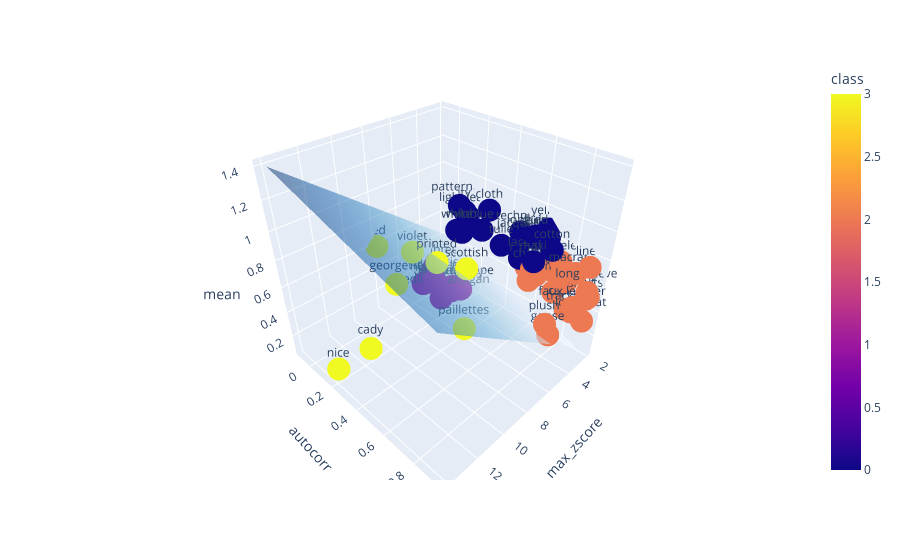

The notebook cell this image was saved under:
### Code cell
plot_svm_nth_separation_plane(features, svm_model, 0) # 0 to 5 planes

### Figure 1 — Plotly figure (JSON) as saved in the notebook; plotly's stock layout.template omitted (floating-point values rounded to 4 significant figures; data arrays with more than 128 entries replaced by an {"elided": "..."} marker saying what was removed)
{"data": [{"hovertemplate": "max_zscore=%{x}<br>autocorr=%{y}<br>mean=%{z}<br>topic=%{text}<br>class=%{marker.color}<extra></extra>", "legendgroup": "", "marker": {"color": [2, 2, 3, 2, 2, 2, 0, 2, 2, 2, 0, 1, 0, 0, 2, 0, 0, 3, 0, 3, 1, 0, 2, 2, 3, 3, 2, 2, 0, 0, 2, 0, 0, 3, 0, 0, 1, 1, 2, 2, 0, 2, 3, 1, 2, 1, 0, 2, 3, 1, 1, 0, 1, 2], "coloraxis": "coloraxis", "symbol": "circle"}, "mode": "markers+text", "name": "", "scene": "scene", "showlegend": false, "text": ["long sleeve", "culottes", "printed", "sleeveless", "long cardigan", "short coat", "long dress", "shorts", "long coat", "tracksuit", "patterned", "medium cardigan", "shirt dress", "maxi", "capris", "yellow", "blue", "red", "white", "violet", "scuba crepe", "tulle", "angora", "faux leather", "georgette", "nice", "fur", "velvet", "lace", "cotton", "plush", "jacquard", "technical", "cady", "light jeans", "ity", "plumetis", "dainetto", "chanel", "macrame", "nylon", "tencel", "paillettes", "chambree", "linen", "viscose twill", "cloth", "mohair", "scottish", "milano stitch", "hron", "fluid", "shiny jersey", "goose"], "type": "scatter3d", "x": [2.756, 3.245, 7.14, 2.67, 2.615, 2.779, 2.512, 2.729, 3.007, 3.42, 2.848, 5.232, 2.228, 4.08, 3.301, 2.147, 3.95, 7.993, 5.461, 6.74, 3.942, 3.822, 3.031, 3.403, 7.781, 14.03, 2.657, 4.07, 4.118, 2.998, 5.335, 2.84, 2.541, 11.99, 2.69, 2.622, 5.239, 3.897, 4.11, 2.611, 4.94, 2.372, 6.791, 3.463, 2.288, 3.953, 3.124, 2.681, 6.041, 4.646, 4.262, 3.055, 4.114, 5.172], "y": [0.9299, 0.6614, 0.2984, 0.7621, 0.6906, 0.7486, 0.5971, 0.9298, 0.942, 0.8926, 0.09515, 0.1586, 0.6566, 0.6862, 0.8584, 0.6429, 0.3475, -0.09115, 0.2917, 0.07395, 0.2073, 0.4694, 0.5875, 0.8987, 0.03489, 0.2326, 0.9367, 0.668, 0.6062, 0.7224, 0.8598, 0.526, 0.502, 0.261, 0.1505, 0.1194, 0.1089, 0.008352, 0.6817, 0.8483, 0.2869, 0.7008, 0.4674, -0.0881, 0.9002, -0.007253, 0.3301, 0.806, 0.4121, -0.04807, 0.1637, 0.6233, 0.1462, 0.8773], "z": [0.5925, 0.573, 0.6586, 0.711, 0.6045, 0.4703, 0.7819, 0.539, 0.3883, 0.4532, 0.7916, 0.1486, 0.8111, 0.7402, 0.4384, 0.8589, 0.7753, 0.5975, 0.8165, 0.5841, 0.1884, 0.7219, 0.579, 0.4927, 0.3426, 0.1952, 0.553, 0.5844, 0.7188, 0.7893, 0.4571, 0.732, 0.7808, 0.2386, 0.7263, 0.7458, 0.2745, 0.07268, 0.6815, 0.6741, 0.7727, 0.5903, 0.206, 0.188, 0.7347, 0.1258, 0.8814, 0.5825, 0.6215, 0.1075, 0.2028, 0.8413, 0.1395, 0.3739]}, {"colorscale": [[0, "rgb(247,251,255)"], [0.125, "rgb(222,235,247)"], [0.25, "rgb(198,219,239)"], [0.375, "rgb(158,202,225)"], [0.5, "rgb(107,174,214)"], [0.625, "rgb(66,146,198)"], [0.75, "rgb(33,113,181)"], [0.875, "rgb(8,81,156)"], [1, "rgb(8,48,107)"]], "name": "SVM separation plane", "opacity": 0.5, "showscale": false, "type": "surface", "x": {"elided": "11x119 float values"}, "y": {"elided": "11x119 float values"}, "z": {"elided": "11x119 float values"}}], "layout": {"coloraxis": {"colorbar": {"title": {"text": "class"}}, "colorscale": [[0, "#0d0887"], [0.1111, "#46039f"], [0.2222, "#7201a8"], [0.3333, "#9c179e"], [0.4444, "#bd3786"], [0.5556, "#d8576b"], [0.6667, "#ed7953"], [0.7778, "#fb9f3a"], [0.8889, "#fdca26"], [1, "#f0f921"]]}, "legend": {"tracegroupgap": 0}, "margin": {"t": 60}, "scene": {"domain": {"x": [0, 1], "y": [0, 1]}, "xaxis": {"title": {"text": "max_zscore"}}, "yaxis": {"title": {"text": "autocorr"}}, "zaxis": {"title": {"text": "mean"}}}}}
